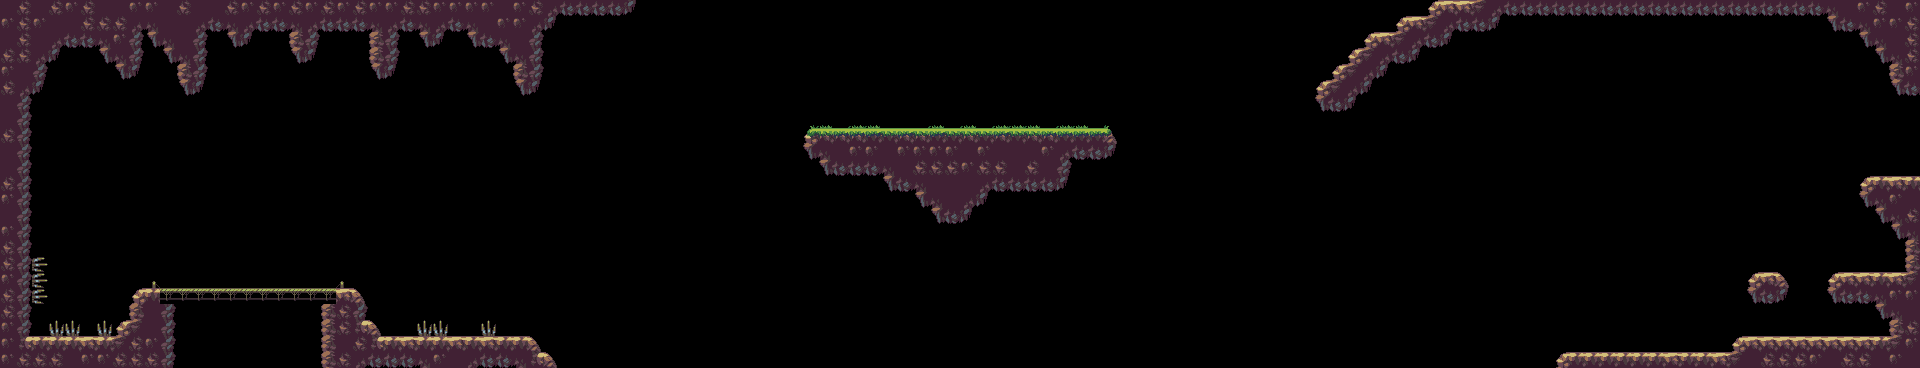

A level layout from a 2D game, rendered from its tile map. Below: a short description, then the map file with tile-grid data replaced by summaries:
An orthogonal 120x23 tile map with 16x16 px tiles, 2 tile layers (Ground, Decorative) and 22 objects (4x bat, 2x player, 2x skeleton).

<map version="1.2" tiledversion="1.2.0" orientation="orthogonal" renderorder="right-down" width="120" height="23" tilewidth="16" tileheight="16" infinite="0" nextlayerid="10" nextobjectid="480">
 <tileset firstgid="1" name="Basic_tileset" tilewidth="16" tileheight="16" tilecount="60" columns="10">
  <image source="Basic_tileset.png" width="160" height="96" />
  <terraintypes>
   <terrain name="Ground" tile="-1" />
   <terrain name="Rock" tile="-1" />
   <terrain name="Grass" tile="-1" />
   <terrain name="Bush" tile="-1" />
   <terrain name="Spikes" tile="-1" />
   <terrain name="Fence" tile="0" />
   <terrain name="Bridge" tile="0" />
  </terraintypes>
  <tile id="0" terrain=",,,0" />
  <tile id="1" terrain=",,0,0" />
  <tile id="2" terrain=",,0," />
  <tile id="3" terrain=",,0,0" />
  <tile id="4" terrain="0,0,0," />
  <tile id="5" terrain="0,0,,0" />
  <tile id="6" terrain=",0,0,0" />
  <tile id="7" terrain="0,,,0" />
  <tile id="10" terrain=",0,,0" />
  <tile id="11" terrain="0,0,0,0" />
  <tile id="12" terrain="0,,0," />
  <tile id="13" terrain="0,0,0,0" />
  <tile id="14" terrain="0,,0,0" />
  <tile id="15" terrain=",0,0," />
  <tile id="16" terrain=",,,2" />
  <tile id="17" terrain=",,2,2" />
  <tile id="18" terrain=",,2,2" />
  <tile id="19" terrain=",,2," />
  <tile id="20" terrain=",0,," />
  <tile id="21" terrain="0,0,," />
  <tile id="22" terrain="0,,," />
  <tile id="23" terrain="0,0,0,0" />
  <tile id="26" terrain=",2,," />
  <tile id="27" terrain="2,2,," />
  <tile id="28" terrain="2,2,," />
  <tile id="29" terrain="2,,," />
  <tile id="30" terrain=",,,1" />
  <tile id="31" terrain=",,1,1" />
  <tile id="32" terrain=",,1," />
  <tile id="33" terrain="1,1,1," />
  <tile id="34" terrain="1,1,,1" />
  <tile id="36" terrain=",5,," />
  <tile id="37" terrain="5,5,," />
  <tile id="38" terrain="5,5,," />
  <tile id="39" terrain="5,,," />
  <tile id="40" terrain=",1,,1" />
  <tile id="41" terrain="1,1,1,1" />
  <tile id="42" terrain="1,,1," />
  <tile id="43" terrain="1,,1,1" />
  <tile id="44" terrain=",1,1,1" />
  <tile id="49" terrain="4,4,4,4" />
  <tile id="50" terrain=",1,," />
  <tile id="51" terrain="1,1,," />
  <tile id="52" terrain="1,,," />
  <tile id="53" terrain="1,,,1" />
  <tile id="54" terrain=",1,1," />
  <tile id="55" terrain=",3,," />
  <tile id="56" terrain="3,3,," />
  <tile id="57" terrain="3,,," />
 </tileset>
 <layer id="7" name="Ground" width="120" height="23">
  <data>[2760 cells, 483 non-empty, 21 distinct tile ids]</data>
 </layer>
 <layer id="8" name="Decorative" width="120" height="23">
  <data>[2760 cells, 40 non-empty, 8 distinct tile ids]</data>
 </layer>
 <objectgroup color="#5500ff" id="4" name="colliders_ground">
  <properties>
   <property name="type" value="colliders" />
  </properties>
  <object id="437" x="808.667" y="129" width="300" height="56.6667" />
  <object id="453" x="1864.04" y="179.917" width="56.125" height="22.875" />
  <object id="465" x="1757.1" y="277.063" width="18.125" height="9.875" />
  <object id="475" x="851.521" y="32.3125" width="211.792" height="96.208" />
  <object id="476" x="790.438" y="-189.688" width="18.125" height="318.875" />
  <object id="479" x="1110.27" y="-185.438" width="18.125" height="314.208" />
 </objectgroup>
 <objectgroup id="5" name="entities">
  <properties>
   <property name="type" value="entities" />
  </properties>
  <object id="439" name="player" x="836" y="60">
   <point />
  </object>
  <object id="456" name="player" x="1760.67" y="258">
   <point />
  </object>
  <object id="457" name="bat" x="64" y="160">
   <point />
  </object>
  <object id="458" name="bat" x="96" y="272">
   <point />
  </object>
  <object id="459" name="bat" x="592" y="128">
   <point />
  </object>
  <object id="460" name="bat" x="528" y="256">
   <point />
  </object>
  <object id="472" name="skeleton" x="1896" y="166">
   <point />
  </object>
  <object id="474" name="skeleton" x="1853.76" y="261.363">
   <point />
  </object>
 </objectgroup>
 <objectgroup id="6" name="ToDelete" visible="0">
  <object id="442" x="1269.27" y="0.0909091" width="10.8182" height="11.2727" />
  <object id="443" x="1269.82" y="357.636" width="10.1818" height="10.3636" />
  <object id="444" x="640.091" y="0" width="11" height="10.4545" />
  <object id="445" x="640" y="357.739" width="10.5652" height="10.1739" />
  <object id="447" x="0.363636" y="0" width="10.3636" height="11.0909" />
  <object id="448" x="-0.181818" y="354.727" width="12.9091" height="12.7273" />
  <object id="449" x="1908" y="2" width="11.3333" height="13.3333" />
  <object id="450" x="1910.67" y="356" width="8.66667" height="10.6667" />
 </objectgroup>
</map>